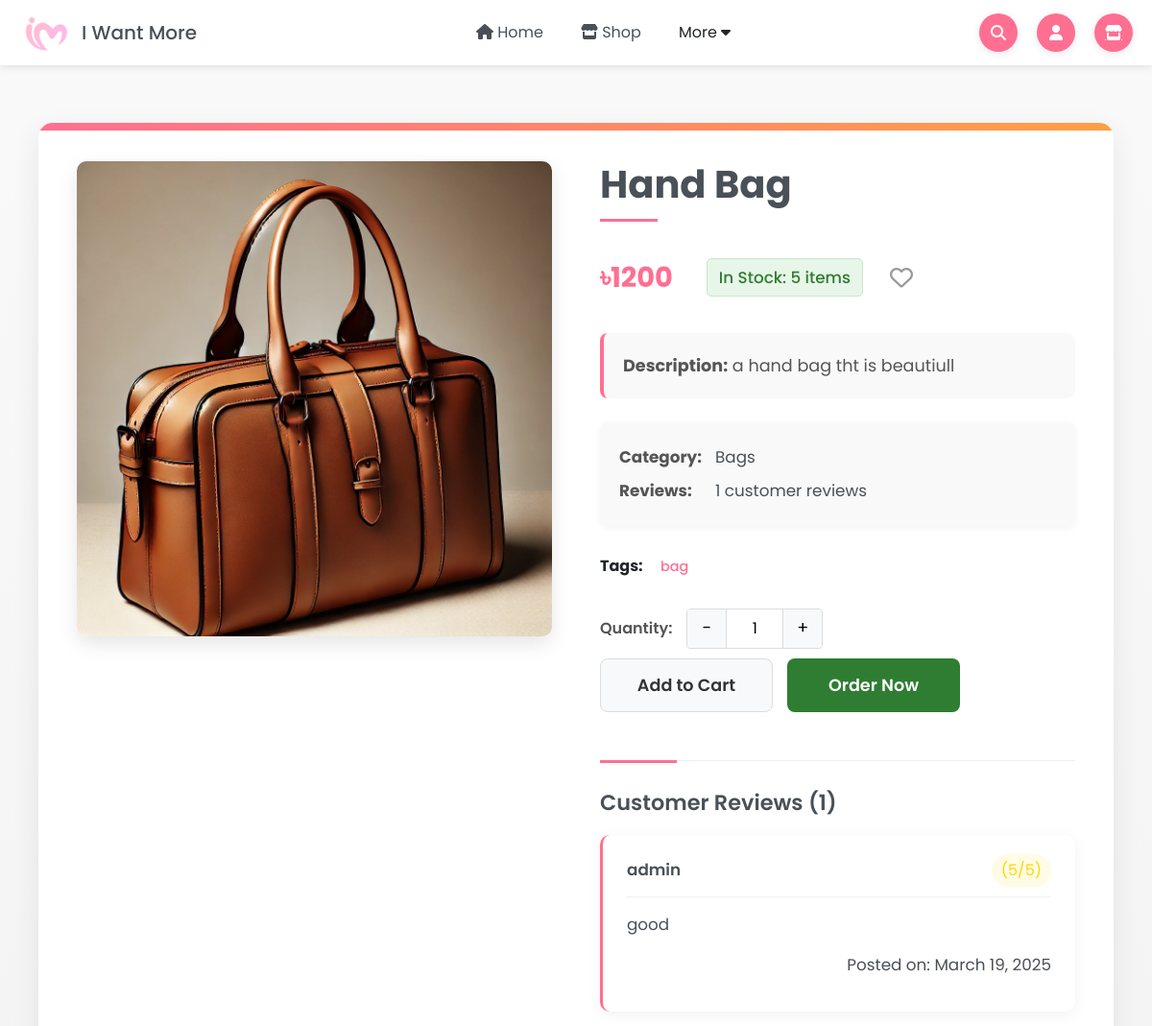
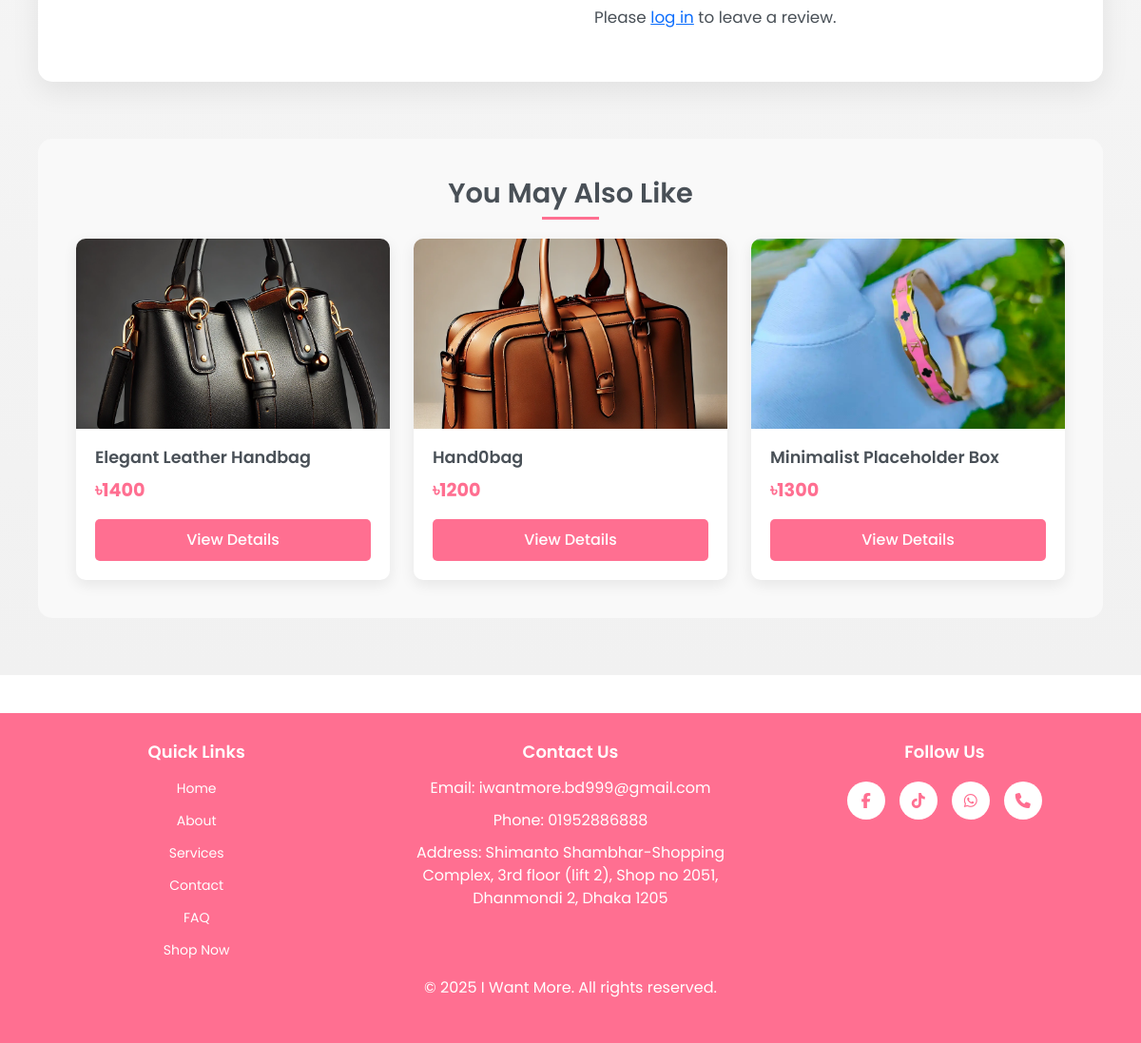
The page /product/hand-bag/ on the database its author committed (2 pictures, top to bottom).
### iwm/models.py (models this page shows, shortened)
class Product(models.Model):
    name = models.CharField(max_length=255)
    slug = models.SlugField(unique=True, blank=True)
    description = models.TextField()
    price = models.PositiveIntegerField()
    discount_price = models.PositiveIntegerField(null=True, blank=True)
    image = models.ImageField(upload_to='product_images/')
    stock = models.PositiveIntegerField(default=0)
    created_at = models.DateTimeField(auto_now_add=True)
    tags = models.ManyToManyField('Tag', related_name="products")
    category = models.ForeignKey('Category', on_delete=models.SET_NULL, null=True, editable=False, related_name='products')
    subcategory = models.ForeignKey('SubCategory', on_delete=models.SET_NULL, null=True, related_name='products')
    is_featured = models.BooleanField(default=False)
    feature_reason = models.ForeignKey('FeatureReason', on_delete=models.SET_NULL, null=True, blank=True, related_name='featured_products')
    color = models.ForeignKey(Color, on_delete=models.SET_NULL, null=True, blank=True)
    size = models.ForeignKey(Size, on_delete=models.SET_NULL, null=True, blank=True)
    brand = models.ForeignKey(Brand, on_delete=models.SET_NULL, null=True, blank=True)
    meta_title = models.CharField(max_length=255, blank=True, null=True, help_text="SEO Meta Title")
    meta_description = models.TextField(blank=True, null=True, help_text="SEO Meta Description")

class Category(models.Model):
    name = models.CharField(max_length=255)
    slug = models.SlugField(unique=True, blank=True)
    image = models.ImageField(upload_to='category_images/', blank=True, null=True)
    class Meta:
        verbose_name_plural = "Categories"

class Tag(models.Model):
    name = models.CharField(max_length=50, unique=True)

class Review(models.Model):
    product = models.ForeignKey(Product, on_delete=models.CASCADE, related_name='reviews')
    user = models.ForeignKey(User, on_delete=models.CASCADE)
    rating = models.IntegerField(choices=[(i, str(i)) for i in range(1, 6)])
    comment = models.TextField()
    created_at = models.DateTimeField(auto_now_add=True)

### iwm/views.py (the view)
# urls.py: path('product/<slug:slug>/', views.product_detail, name='product_detail'),
def product_detail(request, slug):
    product = get_object_or_404(Product, slug=slug)
    related_by_category = Product.objects.filter(category=product.category).exclude(id=product.id)
    product_tags = product.tags.all()
    related_by_tags = Product.objects.filter(tags__in=product_tags).exclude(id=product.id).distinct()
    related_products = list(related_by_category)
    for item in related_by_tags:
        if item not in related_products:
            related_products.append(item)
    related_products = related_products[:4]
    context = {
        'product': product,
        'related_products': related_products
    }
    return render(request, 'product.html', context)

### iwm/templates/product.html (shortened to what this page needs)
{% extends 'base.html' %}
{% load static %}
{% block head %}
    <link rel="stylesheet" href="{% static 'css/product.css' %}">
{% endblock head %}
{% block content %}
<section class="product-detail">
    <div class="product-container">
        <div class="product-image">
            <img src="{{ product.image.url }}" alt="{{ product.name }}">
        </div>
        <div class="product-info">
            <h1>{{ product.name }}</h1>
            <div class="price-stock-container">
                <p class="price">৳{{ product.price }}</p>
                <p class="stock">In Stock: {{ product.stock }} items</p>
                <button class="wishlist-toggle" id="wishlistToggle" title="Add to Wishlist" data-product-id="{{ product.id }}" data-product-name="{{ product.name }}" data-product-price="{{ product.price }}" data-product-image="{{ product.image.url }}">
                    <i class="fa-heart" id="wishlistIcon"></i>
                </button>
            </div>
            <p class="description"><strong>Description:</strong> {{ product.description }}</p>
            <div class="product-meta">
                <p><strong>Category:</strong> {{ product.category.name }}</p>
                <p><strong>Reviews:</strong> {{ product.reviews.count }} customer reviews</p>
            </div>
            <div class="tags">
                <strong>Tags:</strong>
                {% for tag in product.tags.all %}
                    <a href="/search/?min_price=&max_price=&q={{ tag.name }}">{{ tag.name }}</a>
                {% empty %}
                    <span class="no-tags">No tags available</span>
                {% endfor %}
            </div>
            <div class="product-actions">
                <div class="quantity-selector">
                    <label for="quantity">Quantity:</label>
                    <div class="quantity-control">
                        <button id="quantityMinus" class="quantity-btn">-</button>
                        <input type="number" id="quantity" name="quantity" value="1" min="1" max="{{ product.stock }}">
                        <button id="quantityPlus" class="quantity-btn">+</button>
                    </div>
                </div>
                <div class="action-buttons">
                    <button id="addToCartBtn" class="action-button add-to-cart-button">Add to Cart</button>
                    <button id="orderNowBtn" class="action-button order-now-button">Order Now</button>
                </div>
            </div>
            <div class="existing-reviews">
                <h3>Customer Reviews ({{ product.reviews.count }})</h3>
                {% if product.reviews.all %}
                    {% for review in product.reviews.all %}
                        <div class="review">
                            <div class="review-header">
                                <span class="review-user">{{ review.user.username }}</span>
                                <span class="review-rating">
                                    ({{ review.rating }}/5)
                                </span>
                            </div>
                            <p class="review-comment">{{ review.comment }}</p>
                            <p class="review-date">Posted on: {{ review.created_at|date:"F d, Y" }}</p>
                        </div>
                    {% endfor %}
                {% else %}
                    <p>No reviews yet.</p>
                {% endif %}
            </div>
            {% if user.is_authenticated %}
                <div class="review-section">
                    <h3>Write a Review</h3>
                    <form class="review-form" method="post" action="{% url 'submit_review' product_slug=product.slug %}">
                        {% csrf_token %}
                        <div class="rating">
                            <label>Rating:</label>
                            <div class="stars">
                                <button type="button" class="star-btn" data-value="5"><i class="fa-solid fa-star"></i></button>
                                <button type="button" class="star-btn" data-value="4"><i class="fa-solid fa-star"></i></button>
                                <button type="button" class="star-btn" data-value="3"><i class="fa-solid fa-star"></i></button>
                                <button type="button" class="star-btn" data-value="2"><i class="fa-solid fa-star"></i></button>
                                <button type="button" class="star-btn" data-value="1"><i class="fa-solid fa-star"></i></button>
                            </div>
                            <input type="hidden" name="rating" id="selected-rating" required>
                        </div>
                        <textarea class="review-textarea" name="review" placeholder="Write your review here..." required></textarea>
                        <button type="submit" class="submit-review-btn">Submit Review</button>
                    </form>
                </div>
            {% else %}
                <div class="login-to-review">
                    <p>Please <a href="{% url 'login' %}">log in</a> to leave a review.</p>
                </div>
            {% endif %}
        </div>
    </div>
    <div class="related-products">
        <h2>You May Also Like</h2>
        <div class="product-cards">
            {% for related_product in related_products %}
                <div class="product-card">
                    <div class="product-card-image">
                        <img src="{{ related_product.image.url }}" alt="{{ related_product.name }}">
                    </div>
                    <div class="product-card-content">
                        <h3 class="product-card-title">{{ related_product.name }}</h3>
                        <p class="product-card-price">৳{{ related_product.price }}</p>
                        <a href="{% url 'product_detail' slug=related_product.slug %}" class="product-card-button">View Details</a>
                    </div>
                </div>
            {% empty %}
                <div class="no-related-products">
                    <p>No related products found.</p>
                </div>
            {% endfor %}
        </div>
    </div>
</section>
{% endblock %}

### iwm/static/css/base.css (style rules this page uses)
* { margin: 0; padding: 0; box-sizing: border-box; font-family: "Poppins", sans-serif; }
:root { --header-height: 68px; --header-bg: #ffffff; --text-color: #495057; --btn-bg: #ff6f91; --btn-bg-hover: #ff4e6a; --white: #ffffff; --dropdown-bg: #f9f9f9; --dropdown-border: #dddddd; }
body { margin: 0; padding: 0; overflow-x: hidden; scroll-behavior: smooth; }

### rows shown on the page
Product: image (picture), name "Hand Bag", price "1200", stock "5", description "a hand bag tht is beautiull", category.name "Bags", reviews.count "1"
Tag: name "bag"
Review: user.username "admin", rating "5", comment "good", created_at "March 19, 2025"
Product: image (picture), name "Elegant Leather Handbag", price "1400"
Product: image (picture), name "Hand0bag", price "1200"
Product: image (picture), name "Minimalist Placeholder Box", price "1300"
